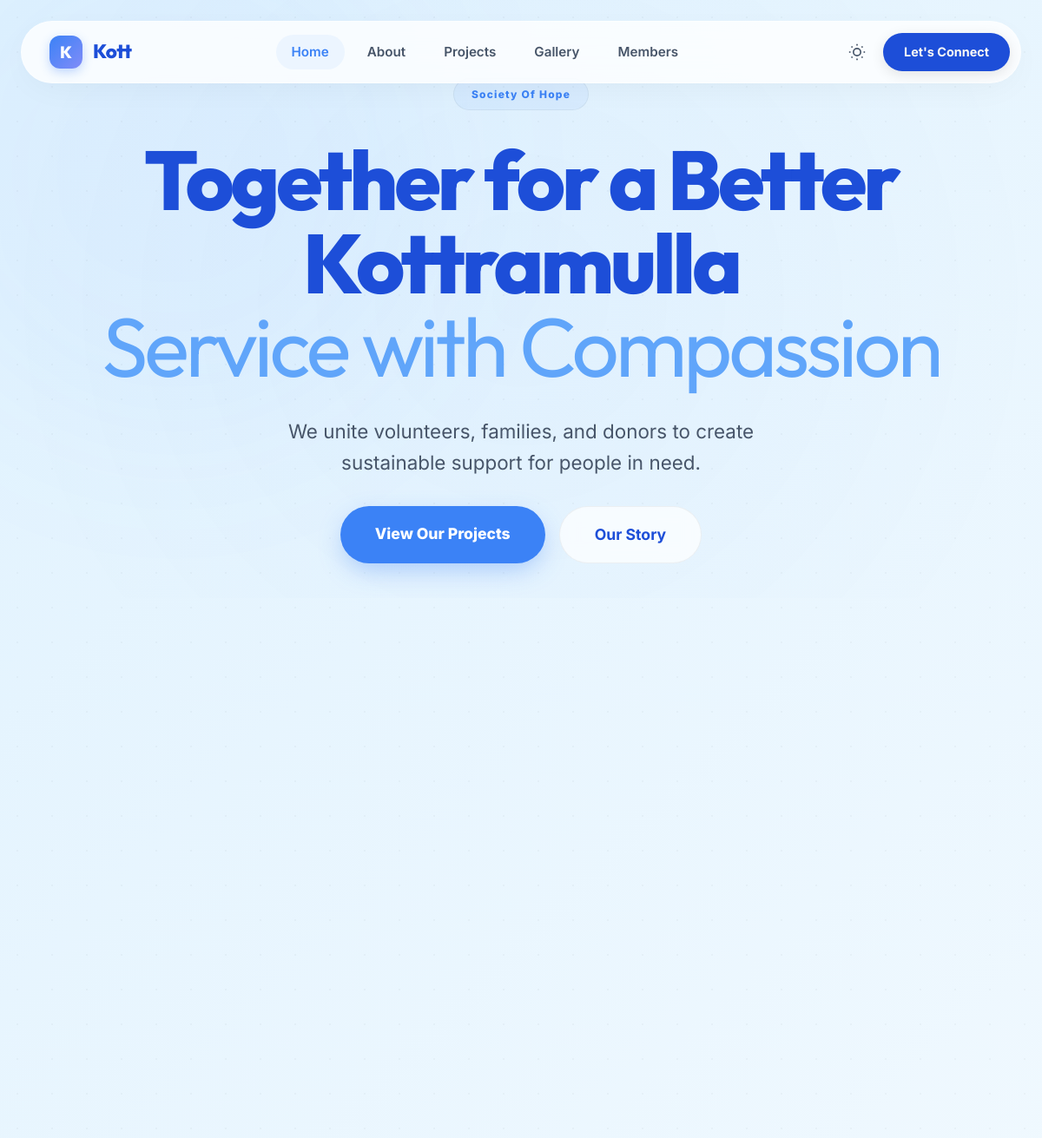
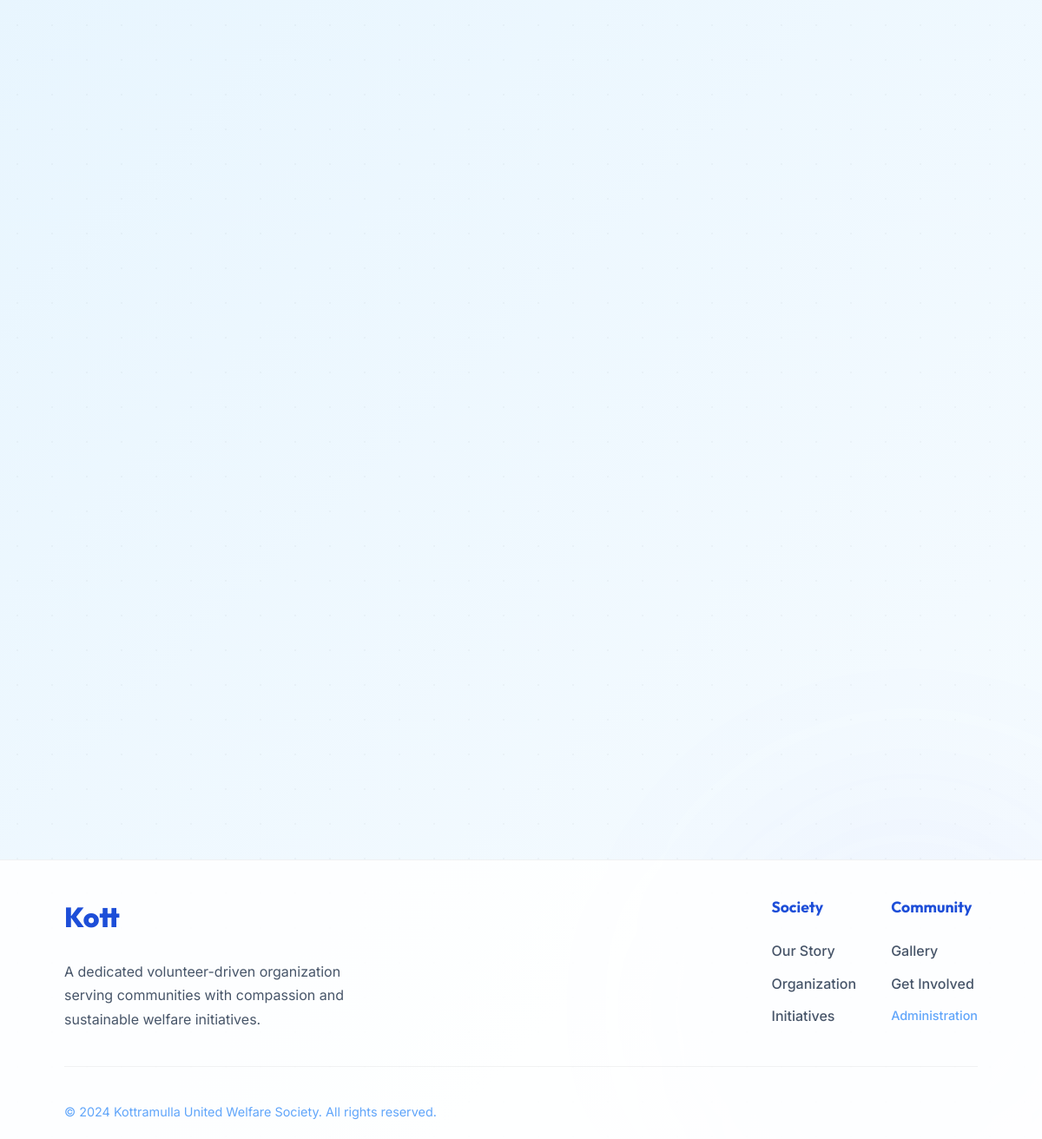
The page / on the database its author committed (2 pictures, top to bottom).
### tables this page shows
CREATE TABLE IF NOT EXISTS website_settings (
    id INT UNSIGNED AUTO_INCREMENT PRIMARY KEY,
    website_title VARCHAR(255) NOT NULL DEFAULT 'Kottramulla United Welfare Society',
    website_description TEXT,
    logo_path VARCHAR(255) DEFAULT NULL,
    logo_alt_text VARCHAR(255) DEFAULT 'Kottramulla Logo',
    favicon_path VARCHAR(255) DEFAULT NULL,
    footer_copyright_text VARCHAR(255) DEFAULT '© 2024 Kottramulla United Welfare Society. All rights reserved.',
    footer_email VARCHAR(255) DEFAULT NULL,
    footer_phone VARCHAR(20) DEFAULT NULL,
    footer_address TEXT DEFAULT NULL,
    social_facebook VARCHAR(255) DEFAULT NULL,
    social_twitter VARCHAR(255) DEFAULT NULL,
    social_instagram VARCHAR(255) DEFAULT NULL,
    social_linkedin VARCHAR(255) DEFAULT NULL,
    social_youtube VARCHAR(255) DEFAULT NULL,
    primary_color VARCHAR(7) DEFAULT '#1e40af',
    secondary_color VARCHAR(7) DEFAULT '#7c3aed',
    accent_color VARCHAR(7) DEFAULT '#f59e0b',
    updated_at TIMESTAMP DEFAULT CURRENT_TIMESTAMP ON UPDATE CURRENT_TIMESTAMP
);

CREATE TABLE IF NOT EXISTS home_settings (
    id INT UNSIGNED AUTO_INCREMENT PRIMARY KEY,
    hero_kicker VARCHAR(255) DEFAULT 'Society of Hope',
    hero_title TEXT,
    hero_subtitle TEXT,
    hero_lead TEXT,
    legacy_kicker VARCHAR(255) DEFAULT 'Our Legacy',
    legacy_title TEXT,
    legacy_body TEXT,
    legacy_image VARCHAR(255) NULL,
    stat1_num VARCHAR(50) DEFAULT '250+',
    stat1_label VARCHAR(100) DEFAULT 'Active Members',
    stat2_num VARCHAR(50) DEFAULT '40+',
    stat2_label VARCHAR(100) DEFAULT 'Projects Done',
    initiatives_kicker VARCHAR(255) DEFAULT 'Focus Areas',
    initiatives_title VARCHAR(255) DEFAULT 'Strategic Initiatives',
    initiatives_lead TEXT,
    cta_title VARCHAR(255) DEFAULT 'Ready to make a difference?',
    cta_body TEXT,
    updated_at TIMESTAMP DEFAULT CURRENT_TIMESTAMP ON UPDATE CURRENT_TIMESTAMP
);

### app/Core/View.php (called while the page is built, shortened)
<?php
class View
{
    public static function render(string $view, array $data = [], string $layout = 'user/layouts/main'): void
    {
        $viewPath = __DIR__ . '/../../views/' . $view . '.php';
        $layoutPath = __DIR__ . '/../../views/' . $layout . '.php';
        extract($data, EXTR_SKIP);
        require $viewPath;
        $content = ob_get_clean();
        require $layoutPath;
    }
}

### app/Controllers/PublicController.php (called while the page is built, shortened)
<?php
class PublicController
{
    public function home(): void
    {
        $settings = (new \App\Models\HomeSettingsModel())->get();
        $features = (new \App\Models\HomeFeatureModel())->all();
        View::render('user/home', [
            'settings' => $settings,
            'features' => $features,
            'activePage' => 'home',
        ]);
    }
}

### app/Support/helpers.php (called while the page is built, shortened)
<?php
function config(string $key): mixed
{
    static $cache = [];
    $segments = explode('.', $key);
    $file = array_shift($segments);
    if (!isset($cache[$file])) {
        $path = __DIR__ . '/../../config/' . $file . '.php';
        $cache[$file] = require $path;
    }
    if (empty($segments)) {
        return $cache[$file];
    }
    $value = $cache[$file];
    foreach ($segments as $segment) {
        $value = $value[$segment];
    }
    return $value;
}
function url(string $path = '/'): string
{
    $baseUrl = rtrim((string) config('app.base_url'), '/');
    if ($baseUrl === '' || $baseUrl === '/') {
        $baseDir = str_replace('\\', '/', dirname($_SERVER['SCRIPT_NAME']));
        $baseUrl = $baseDir !== '/' ? rtrim($baseDir, '/') : '';
    }
    $path = '/' . ltrim($path, '/');
    return $baseUrl . $path;
}
function e(string $value): string
{
    return htmlspecialchars($value, ENT_QUOTES, 'UTF-8');
}
function website_settings(): ?array
{
    static $settings = null;
    if ($settings === null) {
        try {
            $model = new \App\Models\WebsiteSettingsModel();
            $settings = $model->get() ?: [];
        } catch (\Throwable) {
            $settings = [];
        }
    }
    return $settings ?: null;
}

### app/Support/env.php (called while the page is built, shortened)
<?php
function env(string $key, mixed $default = null): mixed
{
    $value = $_ENV[$key] ?? $_SERVER[$key] ?? getenv($key);
    if ($value === false || $value === null || $value === '') {
        return $default;
    }
    return $value;
}

### config/app.php (called while the page is built, shortened)
<?php
return [
    'name' => (string) env('APP_NAME', 'Kottramulla United Welfare Society'),
    'base_url' => (string) env('APP_URL', '/'),
    'timezone' => (string) env('APP_TIMEZONE', 'Asia/Colombo'),
    'session_name' => (string) env('SESSION_NAME', 'kottramulla_session'),
    'admin_route_prefix' => '/admin',
];

### config/database.php (called while the page is built, shortened)
<?php
return [
    'host' => (string) env('DB_HOST', '127.0.0.1'),
    'port' => (int) env('DB_PORT', 3306),
    'database' => (string) env('DB_DATABASE', 'kottramulla_website'),
    'username' => (string) env('DB_USERNAME', 'root'),
    'password' => (string) env('DB_PASSWORD', ''),
    'charset' => (string) env('DB_CHARSET', 'utf8mb4'),
];

### app/Models/HomeSettingsModel.php (called while the page is built, shortened)
<?php
class HomeSettingsModel
{
    public function get(): ?array
    {
        $pdo = Database::connection();
        $stmt = $pdo->query('SELECT * FROM home_settings LIMIT 1');
        return $stmt->fetch(PDO::FETCH_ASSOC) ?: null;
    }
}

### app/Models/WebsiteSettingsModel.php (called while the page is built, shortened)
<?php
class WebsiteSettingsModel
{
    public function get(): ?array
    {
        $pdo = Database::connection();
        $stmt = $pdo->query('SELECT * FROM website_settings WHERE id = 1 LIMIT 1');
        return $stmt->fetch(PDO::FETCH_ASSOC) ?: null;
    }
}

### views/user/home.php (the view, shortened to what this page needs)
<link rel="stylesheet" href="<?= url('/public/css/user/home.css') ?>">
<section class="home-hero">
    <div class="hero-bloom"></div>
    <div class="hero-content">
        <span class="hero-kicker"><?= e($settings['hero_kicker']) ?></span>
        <h1 class="hero-title">
            <?= nl2br(e($settings['hero_title'])) ?>
            <?php if (!empty($settings['hero_subtitle'])): ?>
                <br><span class="dim"><?= e($settings['hero_subtitle']) ?></span>
            <?php endif; ?>
        </h1>
        <p class="hero-lead">
            <?= e($settings['hero_lead']) ?>
        </p>
        <div class="hero-actions">
            <a href="<?= url('/projects') ?>" class="btn-primary-home">View Our Projects</a>
            <a href="<?= url('/about') ?>" class="btn-ghost-home">Our Story</a>
        </div>
    </div>
</section>

### index.php (shortened to what this page needs)
<?php
require __DIR__ . '/app/Support/env.php';
require __DIR__ . '/app/Support/helpers.php';
$uri = parse_url($_SERVER['REQUEST_URI'] ?? '/', PHP_URL_PATH) ?: '/';
$basePath = str_replace('\\', '/', dirname($_SERVER['SCRIPT_NAME']));
if ($basePath !== '/' && str_starts_with($uri, $basePath)) {
    $uri = substr($uri, strlen($basePath));
}
$method = $_SERVER['REQUEST_METHOD'] ?? 'GET';
$public = new PublicController();
if (($uri === '/' || $uri === '/home') && $method === 'GET') {
    $public->home();
    exit;
}

### views/user/layouts/main.php (shortened to what this page needs)
<!DOCTYPE html>
<html lang="en">
<head>
    <?php $webSettings = website_settings(); ?>
    <link rel="stylesheet" href="<?= url('/public/css/user/main.css') ?>">
</head>
<body class="public-body">
    <div class="glow-orb orb-1"></div>
    <div class="glow-orb orb-2"></div>
    <div class="glass-dots"></div>
    <header id="main-nav-wrapper">
        <div class="nav-container">
            <div class="nav-glass-pill rotate-in">
                <a href="<?= url('/home') ?>" class="nav-logo">
                    <?php if (!empty($webSettings['logo_path'])): ?>
                        <div class="logo-image">
                            <img src="<?= url('/public/' . htmlspecialchars($webSettings['logo_path'])); ?>" alt="<?= htmlspecialchars($webSettings['logo_alt_text'] ?? 'Logo'); ?>" style="height: 100%; max-width: 100%; object-fit: contain;">
                        </div>
                    <?php else: ?>
                        <div class="logo-icon">K</div>
                    <?php endif; ?>
                    <span class="logo-text"><?= htmlspecialchars(substr($webSettings['website_title'] ?? 'KUWS', 0, 4)); ?></span>
                </a>
                <nav class="desktop-links">
                    <a href="<?= url('/home') ?>" class="nav-link <?= ($activePage ?? '') === 'home' ? 'active' : '' ?>">Home</a>
                    <a href="<?= url('/about') ?>" class="nav-link <?= ($activePage ?? '') === 'about' ? 'active' : '' ?>">About</a>
                    <a href="<?= url('/projects') ?>" class="nav-link <?= ($activePage ?? '') === 'projects' ? 'active' : '' ?>">Projects</a>
                    <a href="<?= url('/gallery') ?>" class="nav-link <?= ($activePage ?? '') === 'gallery' ? 'active' : '' ?>">Gallery</a>
                    <a href="<?= url('/members') ?>" class="nav-link <?= ($activePage ?? '') === 'members' ? 'active' : '' ?>">Members</a>
                </nav>
                <div class="nav-actions">
                    <button id="theme-toggle" class="icon-btn" aria-label="Toggle Theme">
                    </button>
                    <a href="<?= url('/contact') ?>" class="btn-cta-nav">Let's Connect</a>
                </div>
            </div>
        </div>
    </header>
    <main class="page-content">
        <?= $content ?>
    </main>
    <footer class="main-footer">
        <div class="footer-container">
            <div class="footer-top">
                <div class="footer-info">
                    <a href="<?= url('/home') ?>" class="footer-logo">
                        <?php if (!empty($webSettings['logo_path'])): ?>
                            <img src="<?= url('/public/' . htmlspecialchars($webSettings['logo_path'])); ?>" alt="<?= htmlspecialchars($webSettings['logo_alt_text'] ?? 'Logo'); ?>" style="height: 40px; max-width: 100px; object-fit: contain;">
                        <?php else: ?>
                            <?= htmlspecialchars(substr($webSettings['website_title'] ?? 'KUWS', 0, 4)); ?>
                        <?php endif; ?>
                    </a>
                    <p class="footer-tagline"><?= htmlspecialchars($webSettings['website_description'] ?? 'Since 2016, we have been dedicated to uniting hearts and empowering the community through collective welfare and unwavering hope.'); ?></p>
                </div>
                <div class="footer-nav">
                    <div class="footer-col">
                        <h4>Society</h4>
                        <a href="<?= url('/about') ?>">Our Story</a>
                        <a href="<?= url('/members') ?>">Organization</a>
                        <a href="<?= url('/projects') ?>">Initiatives</a>
                    </div>
                    <div class="footer-col">
                        <h4>Community</h4>
                        <a href="<?= url('/gallery') ?>">Gallery</a>
                        <a href="<?= url('/contact') ?>">Get Involved</a>
                        <a href="<?= url('/admin/login') ?>" class="dim-link">Administration</a>
                    </div>
                </div>
            </div>
            <div class="footer-bottom">
                <div class="footer-left">
                    <p><?= htmlspecialchars($webSettings['footer_copyright_text'] ?? '© ' . date('Y') . ' Kottramulla United Welfare Society. All Rights Reserved.'); ?></p>
                </div>
            </div>
        </div>
    </footer>
</body>
</html>

### public/css/user/home.css (style rules this page uses)
.home-hero { position: relative; width: 100%; min-height: 70vh; display: flex; align-items: center; justify-content: center; text-align: center; padding: 90px 24px 40px; overflow: hidden; margin-top: -100px; }
.hero-bloom { position: absolute; top: 50%; left: 50%; transform: translate(-50%, -50%); width: 140vw; height: 140vh; background: radial-gradient(circle at center, var(--accent-soft) 0%, transparent 60%); opacity: 0.6; pointer-events: none; z-index: 0; animation: flow 15s infinite alternate ease-in-out; }
.hero-content { position: relative; z-index: 10; max-width: 1000px; }
.hero-kicker { display: inline-flex; align-items: center; background: var(--accent-soft); color: var(--accent); padding: 8px 20px; border-radius: 100px; font-weight: 800; font-size: 0.75rem; letter-spacing: 0.1em; text-transform: capitalize; margin-bottom: 32px; border: 1px solid var(--border); }
.hero-title { font-family: var(--font-heading); font-size: clamp(2.8rem, 8vw, 6rem); font-weight: 800; color: var(--text-heading); line-height: 1; letter-spacing: -0.04em; margin-bottom: 32px; }
.hero-title .dim { color: var(--text-dim); font-weight: 400; }
.hero-lead { font-size: clamp(1.1rem, 2vw, 1.4rem); color: var(--text-main); max-width: 650px; margin: 0 auto 32px; font-weight: 400; line-height: 1.6; }
.hero-actions { display: flex; justify-content: center; gap: 16px; }
.btn-primary-home { background: var(--accent); color: #fff; padding: 18px 40px; border-radius: 100px; font-weight: 800; font-size: 1.1rem; box-shadow: 0 10px 30px -5px rgba(59, 130, 246, 0.4); }
.btn-ghost-home { border: 1.5px solid var(--border); color: var(--text-heading); padding: 18px 40px; border-radius: 100px; font-weight: 700; font-size: 1.1rem; background: var(--surface-glass); backdrop-filter: blur(10px); }

### rows shown on the page
website_settings: website_title "Kott", website_description "A dedicated volunteer-driven organization serving communities with compassion and sustainable welfare initiatives.", footer_copyright_text "© 2024 Kottramulla United Welfare Society. All rights reserved."
home_settings: hero_kicker "Society Of Hope", hero_title "Together for a Better Kottramulla", hero_subtitle "Service with Compassion", hero_lead "We unite volunteers, families, and donors to create sustainable support for people in need."
